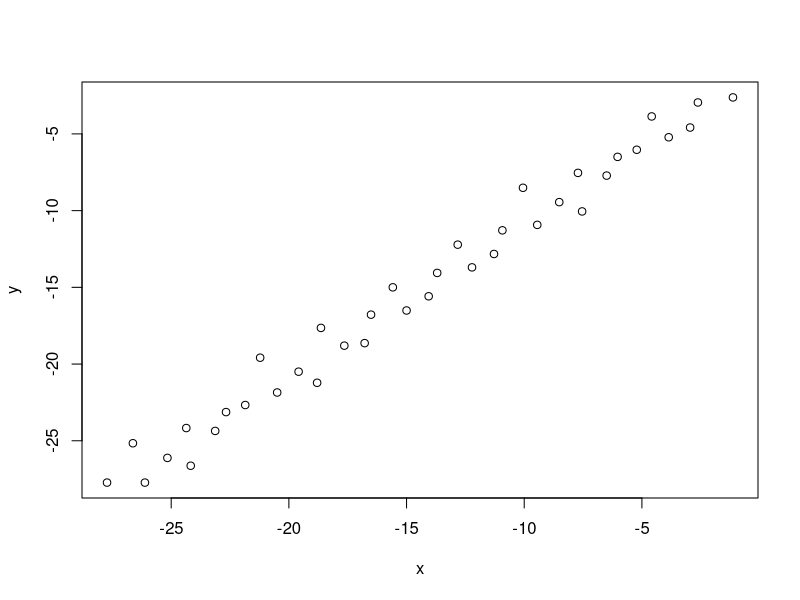

Recreate this plot in R.
## ---- chunk 1
log(10^8)/log(2)
## ---- chunk 2
f = function(x){
  return((cos(x))^2+sin(x)-1)
}
bisect = function(f,interval,tol=0.5*10^-10,max.its=40){
  history = rep(NA, max.its) 
  # Insert some code here
  a<-interval[1]
  b<-interval[2]
  if(f(a)*f(b)<0) {
    while((b-a)/2>tol | max.its>0){
      c=(b+a)/2
      max.its <- max.its-1
      if(f(c)==0){
        break
      } 
      if(f(c)*f(b)<0) {a<-c} 
      if(f(c)*f(a)<0) {b<-c}
      root=c
      history=c(history,c)
    }
  } else{
    stop("f(a)f(b)<0 not satisfied")
  }
  return(list(root=root,history=history[!is.na(history)]))
}
options(digits = 10) 
interval <- c(2.5,3.5)
out=bisect(f,interval,0.5e-8)
print(out$root)
print(out$history)
## ---- chunk 3
newton=function(x,its){
  res=x
  while (its>0) {
    x<-x-((cos(x))^2+sin(x)-1)/(-sin(2*x)+cos(x))
    res=c(res,x)
    its<-its-1
  }
  return(res)
}
x<-4.25
e<-abs((newton(x,50)-pi))

## ---- chunk 4
x<-1.5
e<-abs((newton(x,50)-pi/2))
## ---- chunk 5
f=function(x){
  A<-cbind(c(1,4,7,x),c(2,5,x,10),c(3,x,8,11),c(x,6,9,12))
  return(det(A)-1000)
}
options(digits = 8) 
interval <- c(9,10)
out=bisect(f,interval)
print(out$root)
print(out$history)
## ---- chunk 6
x<-9.708299
f(x)+1000 # corresponding determinant 
f(x)
## ---- chunk 7
options(digits = 9) 
interval <- c(-18,-17)
out=bisect(f,interval)
print(out$root)
print(out$history)
## ---- chunk 8
x<--17.188498
f(x)+1000 # corresponding determinant 
f(x)
## ---- chunk 9
require(Matrix)
A=Hilbert(5)

f=function(x){
  A[1,1]<-x
  return(det(A-pi*diag(1,5,5)))
}
options(digits = 7) 
interval <- c(0,10)
out=bisect(f,interval)
print(out$root)
print(out$history)

A[1,1]<-2.948011
max(eigen(A)$values)
## ---- chunk 10
my.sqrt=function(x){
  f=function(t){
    return(t^2-x)
  }
  return(bisect(f,c(0,10))$root)
}

my.sqrt(1)
my.sqrt(4)
my.sqrt(9)
my.sqrt(16)
## ---- chunk 11
f=function(r){
  return((r^3*(2*r^2+5*0.1^2))/(2*(r^2+0.1^2)^(5/2))-0.9)
}
options(digits=10)
out=bisect(f,c(0,1))
out
## ---- chunk 12
10*log(10)/log(2)
## ---- chunk 13
options(digits=15)
(rout=bisect(f,c(0,1))$root)
## ---- chunk 14
(e<-(abs(out$history-rout)))
## ---- chunk 15
x=log(e[1])
y=log(e[2])
for (i in 2:(length(e)-2)) {
  x=c(x,log(e[i]))
  y=c(y,log(e[i+1]))
}
plot(x,y,lm=TRUE)
lm(y~x)
